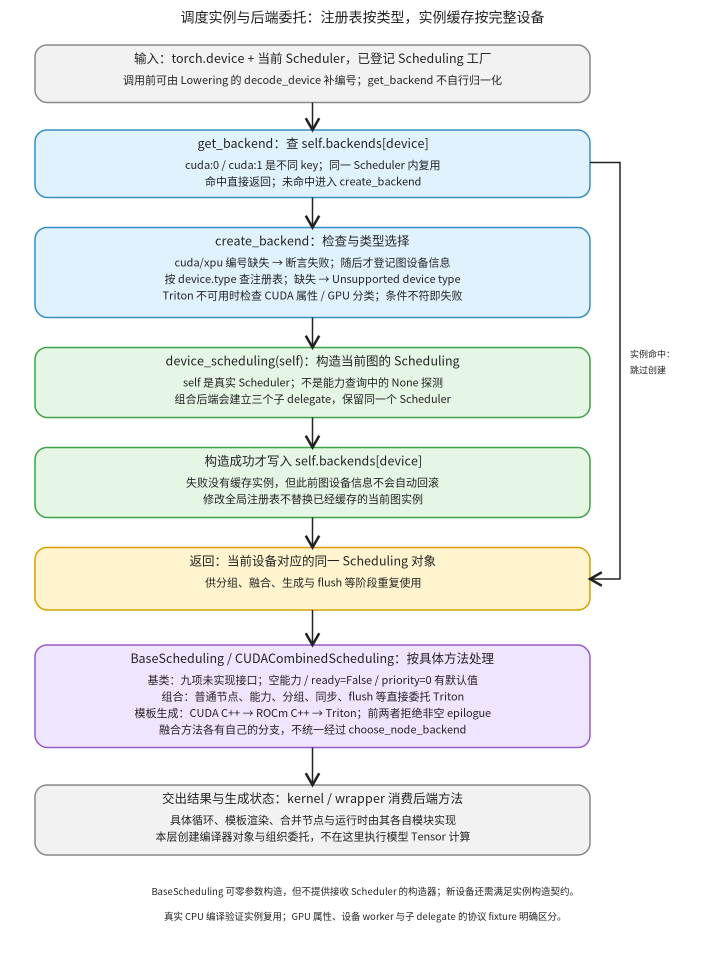
#> input picture torch/compile/inductor/assets/backend-dispatch.png, 1450 x 1910 px (shown at 1/2 size)
$ python backend_dispatch_flow.py
#> lines starting #> are read from the running program, lines starting #| are printed output that depends on the picture
"""按完整设备缓存实例，创建成功才写缓存；方法分别委托。"""
from pathlib import Path
from html import escape
import cairosvg
from PIL import Image,ImageOps
P=Path(__file__).resolve().parent
s=['<svg xmlns="http://www.w3.org/2000/svg" width="1450" height="1910" viewBox="0 0 1450 1910"><defs><marker id="a" markerWidth="9" markerHeight="9" refX="7" refY="4" orient="auto"><path d="M0 0 L7 4 L0 8" fill="none" stroke="#222" stroke-width="1.5"/></marker></defs><rect width="1450" height="1910" fill="white"/><g font-family="Noto Sans CJK SC,sans-serif" fill="#222">']
def t(x,y,v,z=22):s.append(f'<text x="{x}" y="{y}" text-anchor="middle" font-size="{z}">{escape(v)}</text>')
def b(y,h,title,lines,c):
#> called with y = 90, h = 115, c = ('#f2f2f2', '#888')
 s.append(f'<rect x="70" y="{y}" width="1110" height="{h}" rx="24" fill="{c[0]}" stroke="{c[1]}" stroke-width="3"/>');t(625,y+36,title,25)
 for i,v in enumerate(lines):t(625,y+78+i*33,v)
def e(d):s.append(f'<path d="{d}" fill="none" stroke="#222" stroke-width="3" marker-end="url(#a)"/>')
t(725,45,'调度实例与后端委托：注册表按类型，实例缓存按完整设备',28)
b(90,115,'输入：torch.device + 当前 Scheduler，已登记 Scheduling 工厂',['调用前可由 Lowering 的 decode_device 补编号；get_backend 不自行归一化'],('#f2f2f2','#888'))
b(260,135,'get_backend：查 self.backends[device]',['cuda:0 / cuda:1 是不同 key；同一 Scheduler 内复用','命中直接返回；未命中进入 create_backend'],('#e1f2ff','#368dc0'))
b(455,180,'create_backend：检查与类型选择',['cuda/xpu 编号缺失 → 断言失败；随后才登记图设备信息','按 device.type 查注册表；缺失 → Unsupported device type','Triton 不可用时检查 CUDA 属性 / GPU 分类；条件不符即失败'],('#e1f2ff','#368dc0'))
b(695,140,'device_scheduling(self)：构造当前图的 Scheduling',['self 是真实 Scheduler；不是能力查询中的 None 探测','组合后端会建立三个子 delegate，保留同一个 Scheduler'],('#e5f6e5','#40a147'))
b(895,140,'构造成功才写入 self.backends[device]',['失败没有缓存实例，但此前图设备信息不会自动回滚','修改全局注册表不替换已经缓存的当前图实例'],('#e5f6e5','#40a147'))
b(1095,125,'返回：当前设备对应的同一 Scheduling 对象',['供分组、融合、生成与 flush 等阶段重复使用'],('#fff4ce','#d6a000'))
b(1290,205,'BaseScheduling / CUDACombinedScheduling：按具体方法处理',['基类：九项未实现接口；空能力 / ready=False / priority=0 有默认值','组合：普通节点、能力、分组、同步、flush 等直接委托 Triton','模板生成：CUDA C++ → ROCm C++ → Triton；前两者拒绝非空 epilogue','融合方法各有自己的分支，不统一经过 choose_node_backend'],('#f0e5ff','#9959c6'))
b(1570,140,'交出结果与生成状态：kernel / wrapper 消费后端方法',['具体循环、模板渲染、合并节点与运行时由其各自模块实现','本层创建编译器对象与组织委托，不在这里执行模型 Tensor 计算'],('#f2f2f2','#888'))
for a,z in [(205,260),(395,455),(635,695),(835,895),(1035,1095),(1220,1290),(1495,1570)]:e(f'M625 {a} V{z}')
e('M1180 325 H1240 V1158 H1180');s.append('<text x="1260" y="715" font-size="18">实例命中：</text><text x="1260" y="747" font-size="18">跳过创建</text>')
t(725,1790,'BaseScheduling 可零参数构造，但不提供接收 Scheduler 的构造器；新设备还需满足实例构造契约。',19)
t(725,1840,'真实 CPU 编译验证实例复用；GPU 属性、设备 worker 与子 delegate 的协议 fixture 明确区分。',19)
s.append('</g></svg>');svg=''.join(s);(P/'backend-dispatch.svg').write_text(svg);cairosvg.svg2png(bytestring=svg.encode(),write_to=str(P/'backend-dispatch.png'))
#> (this line was passed over: cairosvg is not available in this run)
im=Image.open(P/'backend-dispatch.png').convert('RGB');im.thumbnail((950,1250));out=Image.new('RGB',(im.width*2,im.height),'white');out.paste(im,(0,0));out.paste(ImageOps.grayscale(im).convert('RGB'),(im.width,0));out.save(P/'backend-dispatch-review.png')
#> further down, im is the input picture: PIL image 1450x1910 RGB; mean R, G, B 235.7, 238.7, 238.3
#> after `im.thumbnail((950, 1250))`:
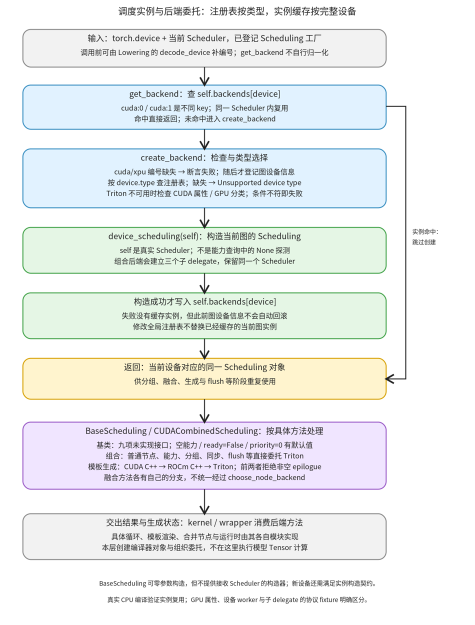
#> im: PIL image 949x1250 RGB (shown at 1/2 size); mean R, G, B 235.6, 238.6, 238.2
#> after `out = Image.new('RGB', (im.width * 2, im.height), 'white')`: out: PIL image 1898x1250 RGB; every value is 255
#> after `out.paste(im, (0, 0))`:
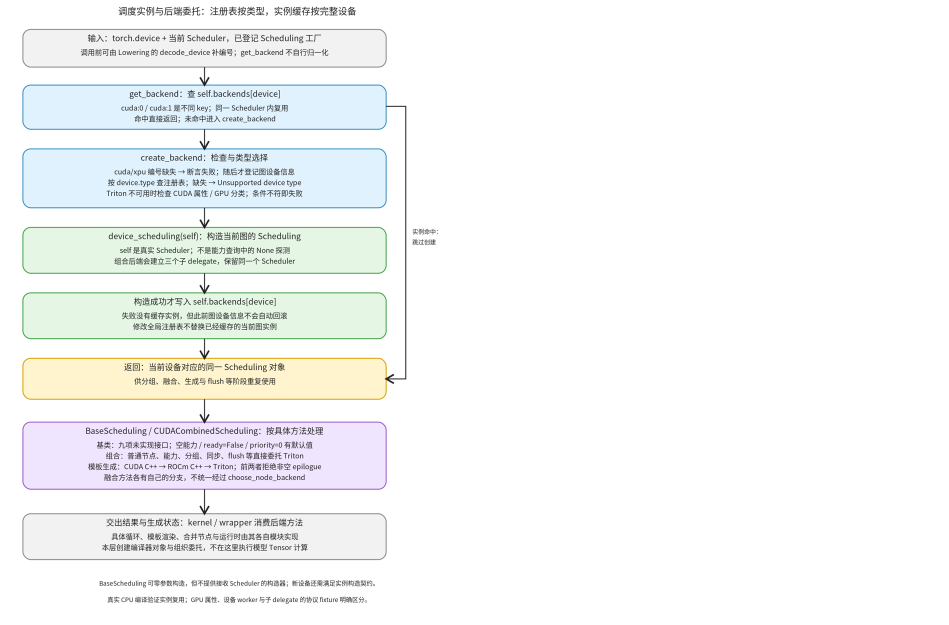
#> out: PIL image 1898x1250 RGB (shown at 1/2 size); mean R, G, B 245.3, 246.8, 246.6
#> after `out.paste(ImageOps.grayscale(im).convert('RGB'), (im.width, 0))`:
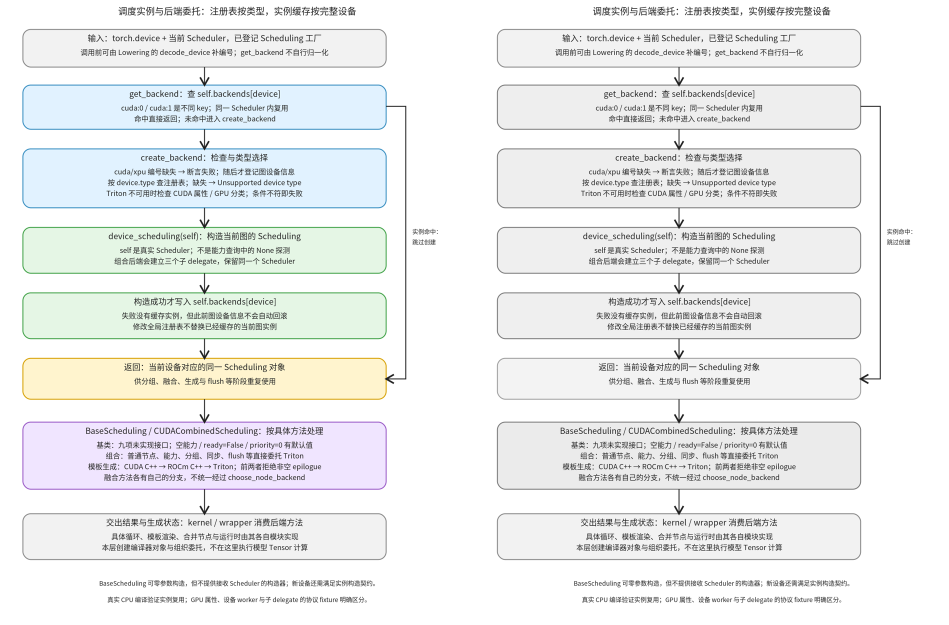
#> out: PIL image 1898x1250 RGB (shown at 1/2 size); mean R, G, B 236.6, 238.1, 237.9

$ run again, with torch/compile/inductor/assets/algorithm-selection-review.png copied over torch/compile/inductor/assets/backend-dispatch.png
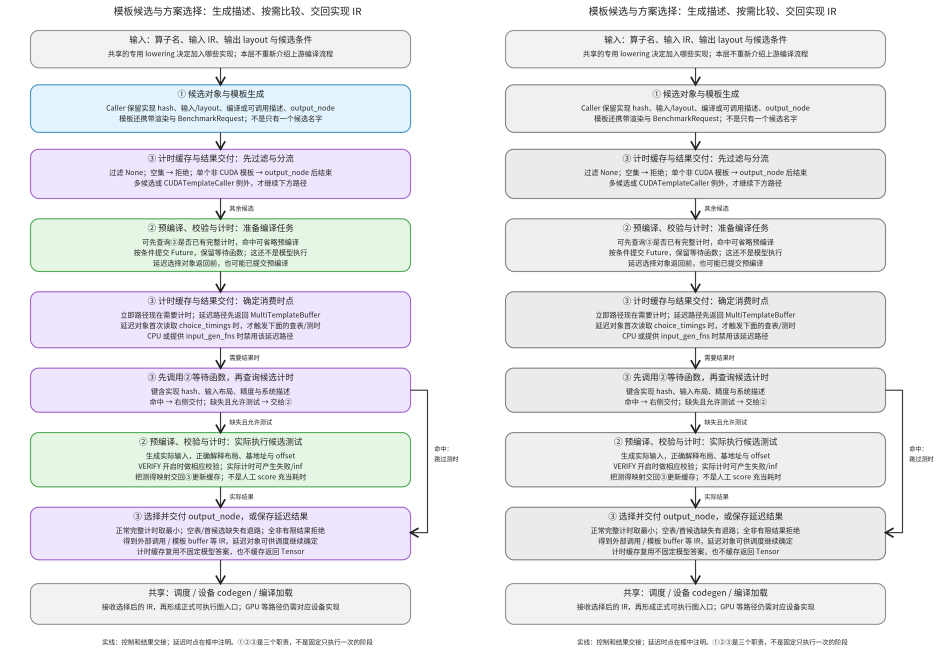
#> input picture torch/compile/inductor/assets/algorithm-selection-review.png, 1900 x 1330 px (shown at 1/2 size)
#> im is the input picture: PIL image 1900x1330 RGB; mean R, G, B 235, 235.3, 237.8
#> `im.thumbnail((950, 1250))`:
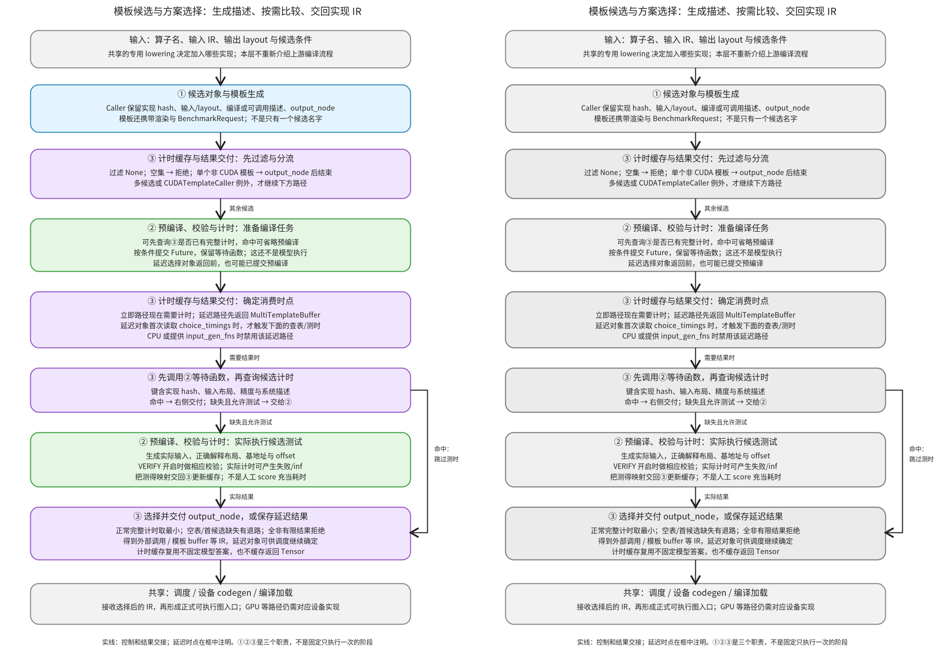
#> im: PIL image 950x665 RGB; mean R, G, B 234.9, 235.2, 237.7
#> out: PIL image 1900x665 RGB; every value is 255
#> `out.paste(ImageOps.grayscale(im).convert('RGB'), (im.width, 0))`:
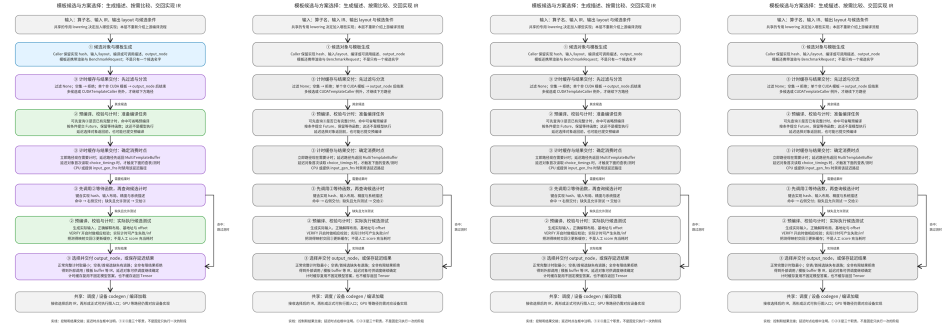
#> out: PIL image 1900x665 RGB (shown at 1/2 size); mean R, G, B 235.2, 235.3, 236.5

$ run again, with torch/compile/inductor/assets/algorithm-selection.png copied over torch/compile/inductor/assets/backend-dispatch.png
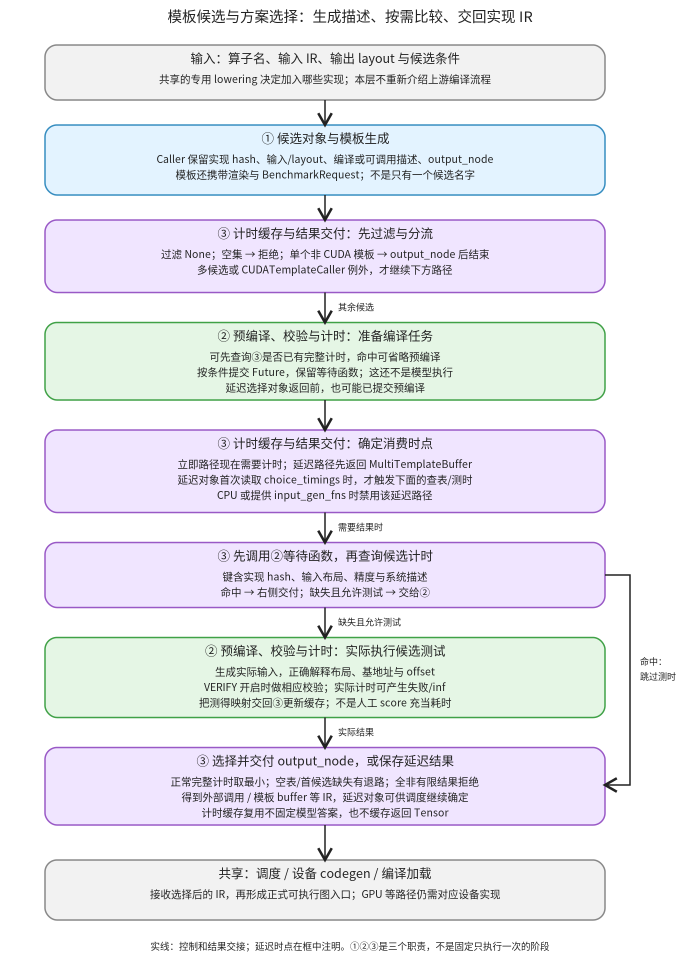
#> input picture torch/compile/inductor/assets/algorithm-selection.png, 1400 x 1960 px (shown at 1/2 size)
#> im is the input picture: PIL image 1400x1960 RGB; mean R, G, B 234.7, 235.1, 240.4
#> `im.thumbnail((950, 1250))`:
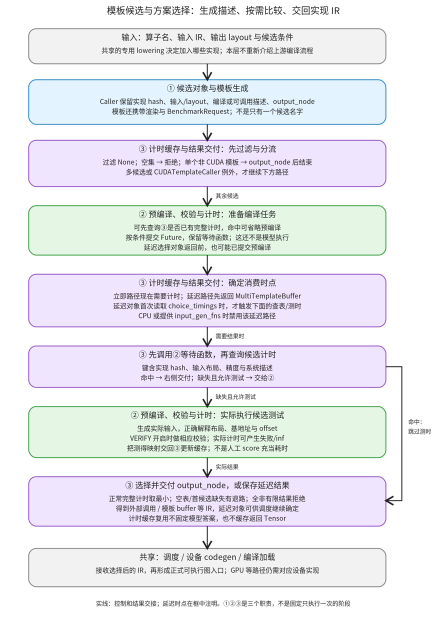
#> im: PIL image 893x1250 RGB (shown at 1/2 size); mean R, G, B 234.6, 235, 240.2
#> out: PIL image 1786x1250 RGB; every value is 255
#> `out.paste(ImageOps.grayscale(im).convert('RGB'), (im.width, 0))`:
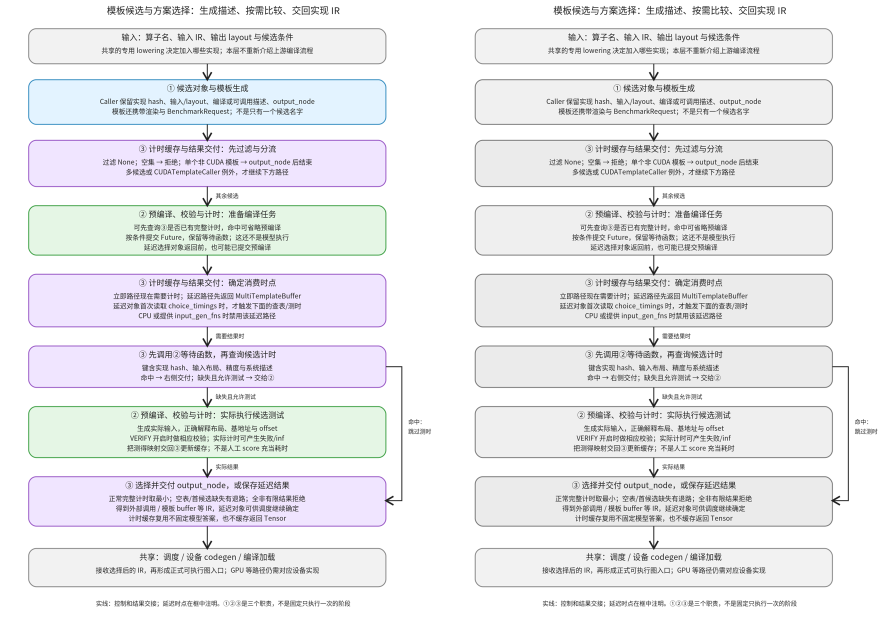
#> out: PIL image 1786x1250 RGB (shown at 1/2 size); mean R, G, B 235, 235.3, 237.8
